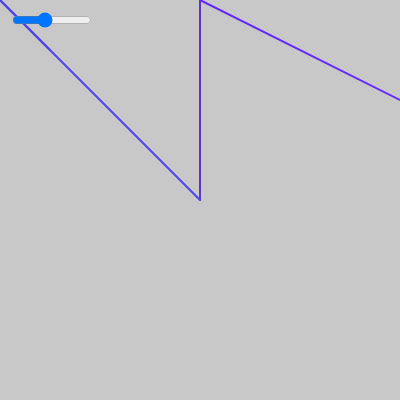
Frame 1 (no input)
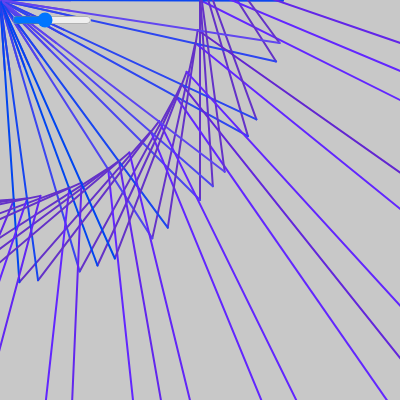
Frame 60 (no input)
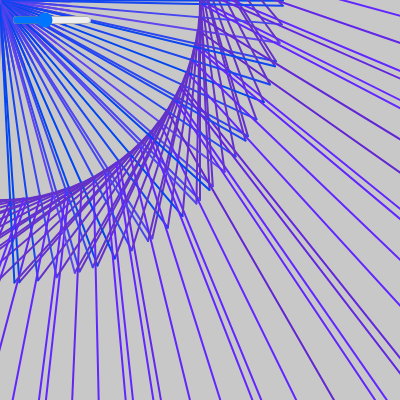
Frame 120 (the mouse pressed at the canvas centre since frame 60)

The p5.js sketch that drew these frames (run headless with seeded random() and noise() and a simulated clock; from frame 60 on, the mouse is pressed at the canvas centre):

// p5.js sketch
// ── sketch.js
let g = 35 //sets starting gradiant
let r = 0 //sets rotate
let slider; 
function setup() {
  createCanvas(400, 400);
    background(200);
  //creates a slider bar
    slider = createSlider(0, 255, 100);
  slider.position(10, 10);
  slider.style('width', '80px');
}

function draw() {
  //sets slider to affect gradiant
  let val = slider.value();
  g = val;
  //rotates all the lines
      rotate(r)
  rotate(r)
  r+=0.25
  //defines lines and their color
    strokeWeight(2)
  stroke(g,g*0.5,g*2)
  line(200,200,200,0);
  stroke(g-2,g*0.5-12,g*2+random(130))
  line(600,200,200,0);
  stroke(g+20,g*0.5,g*2+15)
  line(0,0,50,50);
  stroke(g-random(120),g*0.5+20,g*2+40)
  line(0,0,200,200);
}
// ── style.css
<head>
<h1>Line Circle Gradiant</h1>
</head>
html, body {
  margin: 0;
  padding: 0;
}
canvas {
  display: block;
}
